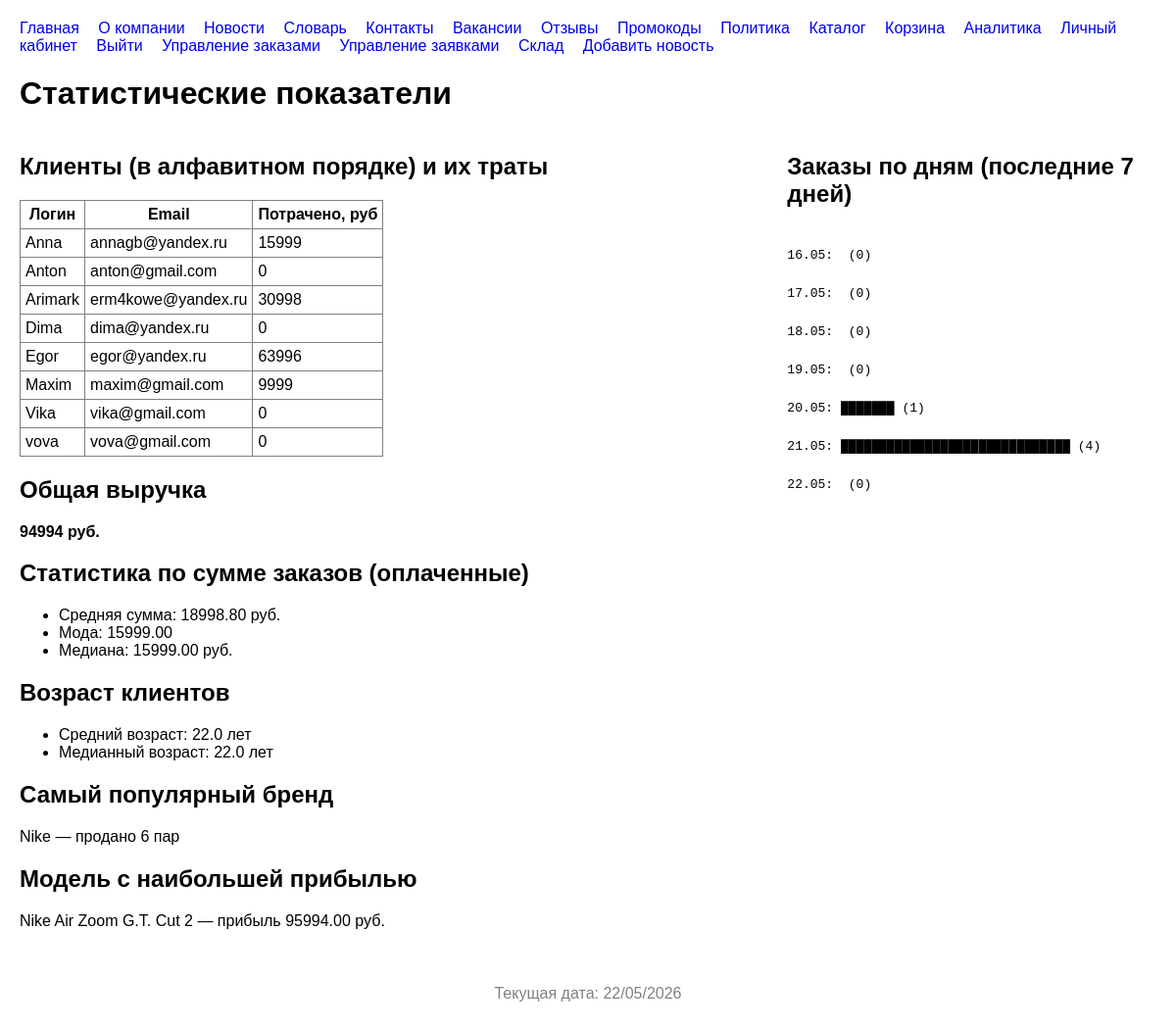
Before: /analytics/ (signed in) with the older database file.
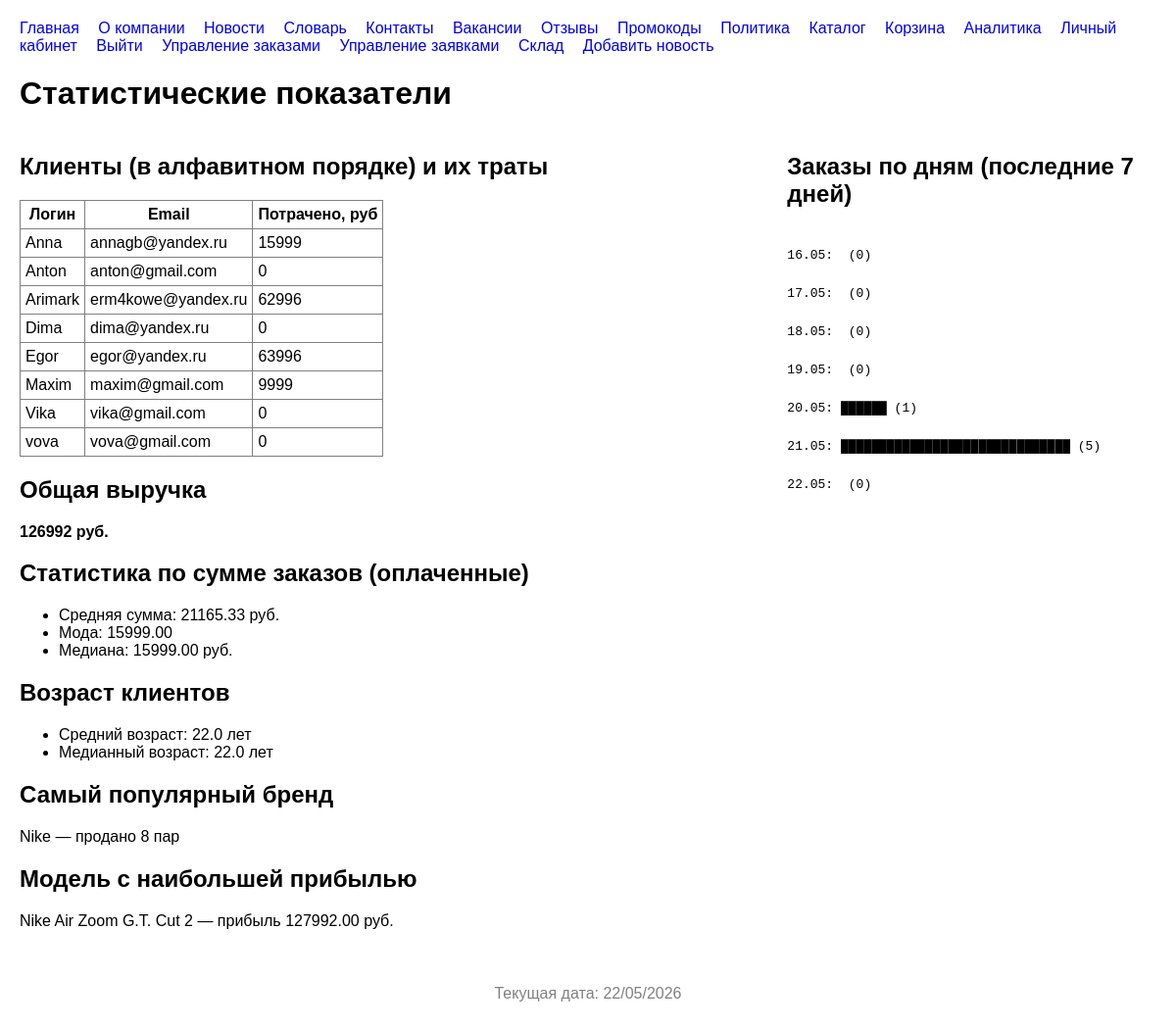
After: the same page with the newer database file.
### store/models.py (models this page shows, shortened)
class User(AbstractUser):
    phone_regex = RegexValidator(
        regex=r'^\+375 \(29\) \d{3}-\d{2}-\d{2}$',
        message="Номер телефона должен быть в формате +375 (29) XXX-XX-XX"
    )
    phone = models.CharField(validators=[phone_regex], max_length=20, unique=True)
    birth_date = models.DateField(null=True, blank=True)
    is_manager = models.BooleanField(default=False, verbose_name='Статус менеджера')
    is_warehouse = models.BooleanField(default=False, verbose_name='Сотрудник склада')
    is_editor = models.BooleanField(default=False, verbose_name='Редактор сайта')
    timezone = models.CharField(
        max_length=50,
        choices=[(tz, tz) for tz in pytz.common_timezones],
        default='UTC',
        verbose_name='Часовой пояс'
    )
    @property
    def age(self):
        if not self.birth_date:
            return None
        today = date.today()
        return today.year - self.birth_date.year - ((today.month, today.day) < (self.birth_date.month, self.birth_date.day))

class Brand(models.Model):
    name = models.CharField(max_length=100, unique=True)
    country = models.CharField(max_length=100)
    logo = models.ImageField(upload_to='brands/', blank=True, null=True)

### store/views.py (the view)
# urls.py: path('analytics/', views.analytics, name='analytics'),
@staff_member_required
def analytics(request):
    customers = User.objects.annotate(total_spent=Sum('orders__total_amount')).order_by('username')
    total_revenue = Order.objects.filter(status='paid').aggregate(Sum('total_amount'))['total_amount__sum'] or 0
    order_amounts = list(Order.objects.filter(status='paid').values_list('total_amount', flat=True))
    if order_amounts:
        avg_order = sum(order_amounts) / len(order_amounts)
        try:
            order_mode = mode(order_amounts)
        except:
            order_mode = None
        order_median = median(order_amounts)
    else:
        avg_order = order_mode = order_median = None
    ages = []
    for user in User.objects.filter(birth_date__isnull=False):
        age = user.age if hasattr(user, 'age') else (date.today().year - user.birth_date.year)
        ages.append(age)
    avg_age = sum(ages) / len(ages) if ages else None
    median_age = median(ages) if ages else None
    brand_sales = Brand.objects.annotate(total_sold=Sum('sneakers__sizes__orderitem__quantity')).order_by('-total_sold')
    top_brand = brand_sales.first()
    profit_by_model = {}
    for item in OrderItem.objects.select_related('sneaker_size__sneaker'):
        sneaker = item.sneaker_size.sneaker
        profit = item.price_at_time * item.quantity
        profit_by_model[sneaker.id] = profit_by_model.get(sneaker.id, 0) + profit
    if profit_by_model:
        top_model_id = max(profit_by_model, key=profit_by_model.get)
        top_model = Sneaker.objects.get(id=top_model_id)
        top_model_profit = profit_by_model[top_model_id]
    else:
        top_model = None
        top_model_profit = 0
    end_date = timezone.now().date()
    start_date = end_date - timedelta(days=6)
    date_range = [start_date + timedelta(days=i) for i in range(7)]
    orders_by_day = []
    for d in date_range:
        cnt = Order.objects.filter(created_at__date=d, status='paid').count()
        orders_by_day.append(cnt)
    labels = [d.strftime('%d.%m') for d in date_range]
    max_count = max(orders_by_day) if orders_by_day else 1
    chart_data_points = []
    for label, count in zip(labels, orders_by_day):
        percent = (count / max_count * 100) if max_count > 0 else 0
        chart_data_points.append({'label': label, 'count': count, 'percent': percent})
    max_count = max(orders_by_day) if orders_by_day else 1
    chart_data_points = []
    for label, count in zip(labels, orders_by_day):
        percent = (count / max_count * 100) if max_count > 0 else 0
        bar_length = int(percent * 30 / 100)  # 30 символов – максимальная длина
        bar = '█' * bar_length if bar_length > 0 else ''
        chart_data_points.append({'label': label, 'count': count, 'bar': bar})
    context = {
        'customers': customers,
        'total_revenue': total_revenue,
        'avg_order': avg_order,
        'order_mode': order_mode,
        'order_median': order_median,
        'avg_age': avg_age,
        'median_age': median_age,
        'top_brand': top_brand,
        'top_model': top_model,
        'top_model_profit': top_model_profit,
        'chart_data_points': chart_data_points,
        'max_count': max_count
    }
    return render(request, 'analytics.html', context)

### templates/analytics.html (shortened to what this page needs)
{% extends 'base.html' %}
{% block content %}
<h1>Статистические показатели</h1>
<div style="display: flex; gap: 30px;">
    <div style="flex: 2;">
        <h2>Клиенты (в алфавитном порядке) и их траты</h2>
        <table border="1" cellpadding="5" style="border-collapse: collapse;">
            <thead><tr><th>Логин</th><th>Email</th><th>Потрачено, руб</th></tr></thead>
            <tbody>
                {% for cust in customers %}
                <tr>
                    <td>{{ cust.username }}</td>
                    <td>{{ cust.email }}</td>
                    <td>{{ cust.total_spent|default:0 }}</td>
                </tr>
                {% empty %}
                <tr><td colspan="3">Нет клиентов</td></tr>
                {% endfor %}
            </tbody>
        </table>
        <h2>Общая выручка</h2>
        <p><strong>{{ total_revenue }} руб.</strong></p>
        <h2>Статистика по сумме заказов (оплаченные)</h2>
        <ul>
            <li>Средняя сумма: {{ avg_order|floatformat:2 }} руб.</li>
            <li>Мода: {{ order_mode|default:"нет данных" }}</li>
            <li>Медиана: {{ order_median|floatformat:2 }} руб.</li>
        </ul>
        <h2>Возраст клиентов</h2>
        <ul>
            <li>Средний возраст: {{ avg_age|floatformat:1 }} лет</li>
            <li>Медианный возраст: {{ median_age|floatformat:1 }} лет</li>
        </ul>
        <h2>Самый популярный бренд</h2>
        {% if top_brand %}
            <p>{{ top_brand.name }} — продано {{ top_brand.total_sold }} пар</p>
        {% else %}
            <p>Нет данных</p>
        {% endif %}
        <h2>Модель с наибольшей прибылью</h2>
        {% if top_model %}
            <p>{{ top_model.brand.name }} {{ top_model.model_name }} — прибыль {{ top_model_profit }} руб.</p>
        {% else %}
            <p>Нет данных</p>
        {% endif %}
    </div>
    <div style="flex: 1;">
        <h2>Заказы по дням (последние 7 дней)</h2>
        <pre style="font-family: monospace; line-height: 1.5;">
{% for point in chart_data_points %}
{{ point.label }}: {{ point.bar }} ({{ point.count }})
{% endfor %}
        </pre>
    </div>
</div>
{% endblock %}

Changed rows visible on the page:
changed User "Arimark": total_spent "30998" → "62996"
computed for Brand "Nike": total_sold "6" → "8"
Other visible differences:
{{ total_revenue }}: "94994" → "126992"
{{ avg_order|floatformat:2 }}: "18998.80" → "21165.33"
{{ top_model_profit }}: "95994.00" → "127992.00"
new list line: "20.05 : ██████ ( 1 )"
new list line: "21.05 : ██████████████████████████████ ( 5 )"
list line gone: "20.05 : ███████ ( 1 )"
list line gone: "21.05 : ██████████████████████████████ ( 4 )"
